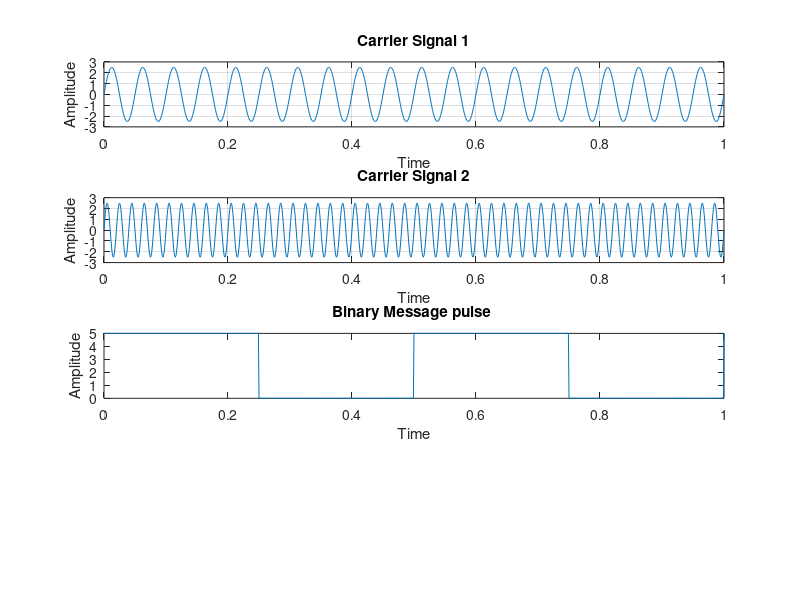

Write MATLAB code to recreate this figure.
f1=20;
f2=50;
a=5;
fp=2;
t=0:0.001:1;

y1=a/2.*sin(2*pi*f1*t);
y2=a/2.*sin(2*pi*f2*t);
u=a/2.*square(2*pi*fp*t)+a/2;

subplot(4,1,1);
plot(t,y1);
xlabel('Time');
ylabel('Amplitude');
title('Carrier Signal 1');
grid on;

subplot(4,1,2);
plot(t,y2);
xlabel('Time');
ylabel('Amplitude');
title('Carrier Signal 2');
grid on;

subplot(4,1,3);
plot(t,u);
xlabel('Time');
ylabel('Amplitude');
title('Binary Message pulse ');